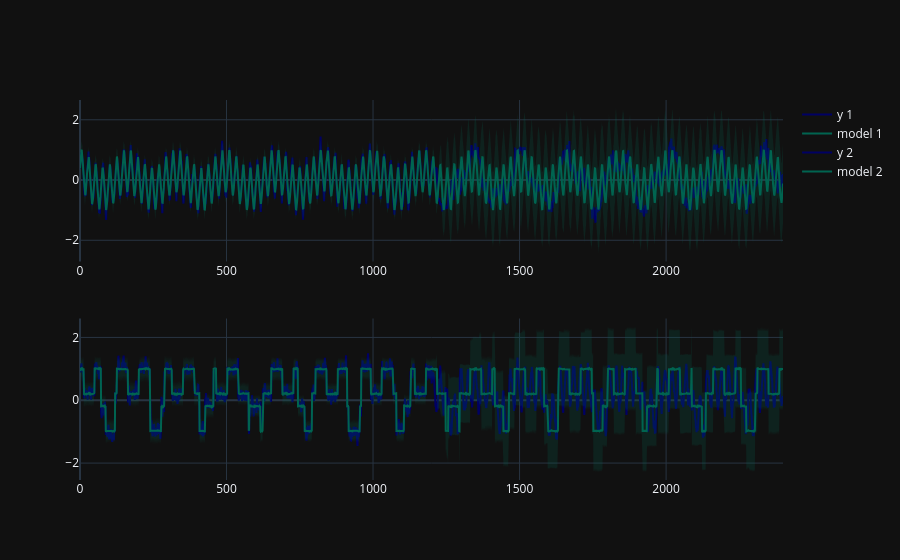

This figure's notebook cell:
### Code cell
plot_test_set_y(experiment_group_dir / 'multv_sol_icp_bf_exp_b0.007/trial02',
                '0.2')

### Figure 1 — Plotly figure (JSON) as saved in the notebook; plotly's stock layout.template omitted (floating-point values rounded to 4 significant figures; data arrays with more than 128 entries replaced by an {"elided": "..."} marker saying what was removed)
{"data": [{"line": {"color": "rgb(0,0,100)"}, "mode": "lines", "name": "y 1", "x": {"elided": "2400 int values"}, "y": {"elided": "2400 float values"}, "type": "scatter", "xaxis": "x", "yaxis": "y"}, {"line": {"color": "rgb(0,100,80)"}, "mode": "lines", "name": "model 1", "x": {"elided": "2400 int values"}, "y": {"elided": "2400 float values"}, "type": "scatter", "xaxis": "x", "yaxis": "y"}, {"fill": "toself", "fillcolor": "rgba(0,100,80,0.2)", "hoverinfo": "skip", "line": {"color": "rgba(255,255,255,0)"}, "showlegend": false, "x": {"elided": "4800 int values"}, "y": {"elided": "4800 float values"}, "type": "scatter", "xaxis": "x", "yaxis": "y"}, {"line": {"color": "rgb(0,0,100)"}, "mode": "lines", "name": "y 2", "x": {"elided": "2400 int values"}, "y": {"elided": "2400 float values"}, "type": "scatter", "xaxis": "x2", "yaxis": "y2"}, {"line": {"color": "rgb(0,100,80)"}, "mode": "lines", "name": "model 2", "x": {"elided": "2400 int values"}, "y": {"elided": "2400 float values"}, "type": "scatter", "xaxis": "x2", "yaxis": "y2"}, {"fill": "toself", "fillcolor": "rgba(0,100,80,0.2)", "hoverinfo": "skip", "line": {"color": "rgba(255,255,255,0)"}, "showlegend": false, "x": {"elided": "4800 int values"}, "y": {"elided": "4800 float values"}, "type": "scatter", "xaxis": "x2", "yaxis": "y2"}], "layout": {"xaxis": {"anchor": "y", "domain": [0.0, 1.0]}, "yaxis": {"anchor": "x", "domain": [0.575, 1.0]}, "xaxis2": {"anchor": "y2", "domain": [0.0, 1.0]}, "yaxis2": {"anchor": "x2", "domain": [0.0, 0.425]}}}
